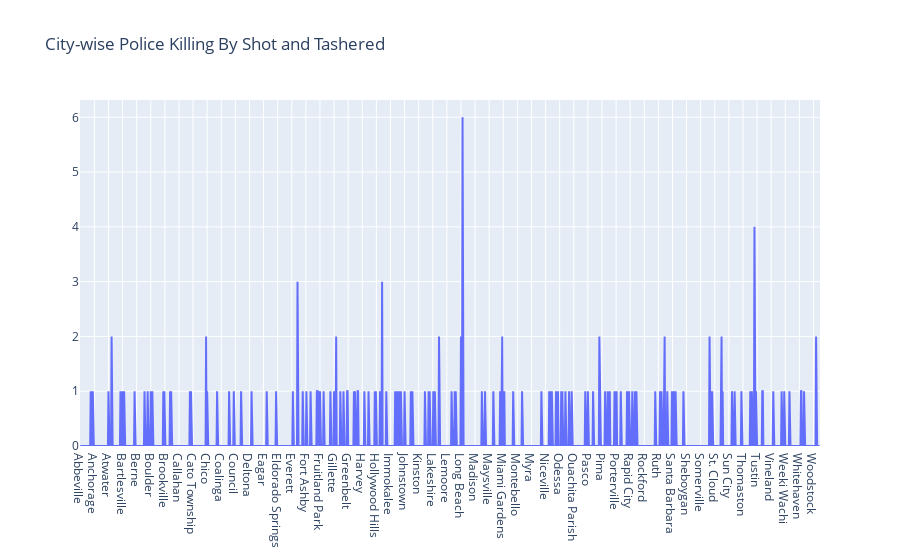

Here is the notebook cell this chart was saved with:
### Code cell
data = dict(type='choropleth', locations=fatal_statewise['state'], locationmode='USA-states', z=fatal_statewise['death_by_shot_and_tashered'], text=fatal_statewise['state'])
layout = dict(title = "State-wise Police Killing By Shot and Tashered", geo={'scope':'usa'}, scattermode="group")
x = pg.Figure(data=[data], layout=layout)
x.show()

trace1 = pg.Scatter(x = fatal['city'],
                    y = fatal['death_by_shot_and_tashered'])
data = [trace1]
layout = dict(title = "City-wise Police Killing By Shot and Tashered", geo={'scope':'usa'}, scattermode="group")

fig2 = pg.Figure(data=data, layout=layout)
fig2.show()

### Figure 1 — Plotly figure (JSON) as saved in the notebook; plotly's stock layout.template omitted (floating-point values rounded to 4 significant figures; data arrays with more than 128 entries replaced by an {"elided": "..."} marker saying what was removed)
{"data": [{"type": "scatter", "x": {"elided": "1417 str values"}, "y": {"elided": "1417 int values"}}], "layout": {"geo": {"scope": "usa"}, "scattermode": "group", "title": {"text": "City-wise Police Killing By Shot and Tashered"}}}
